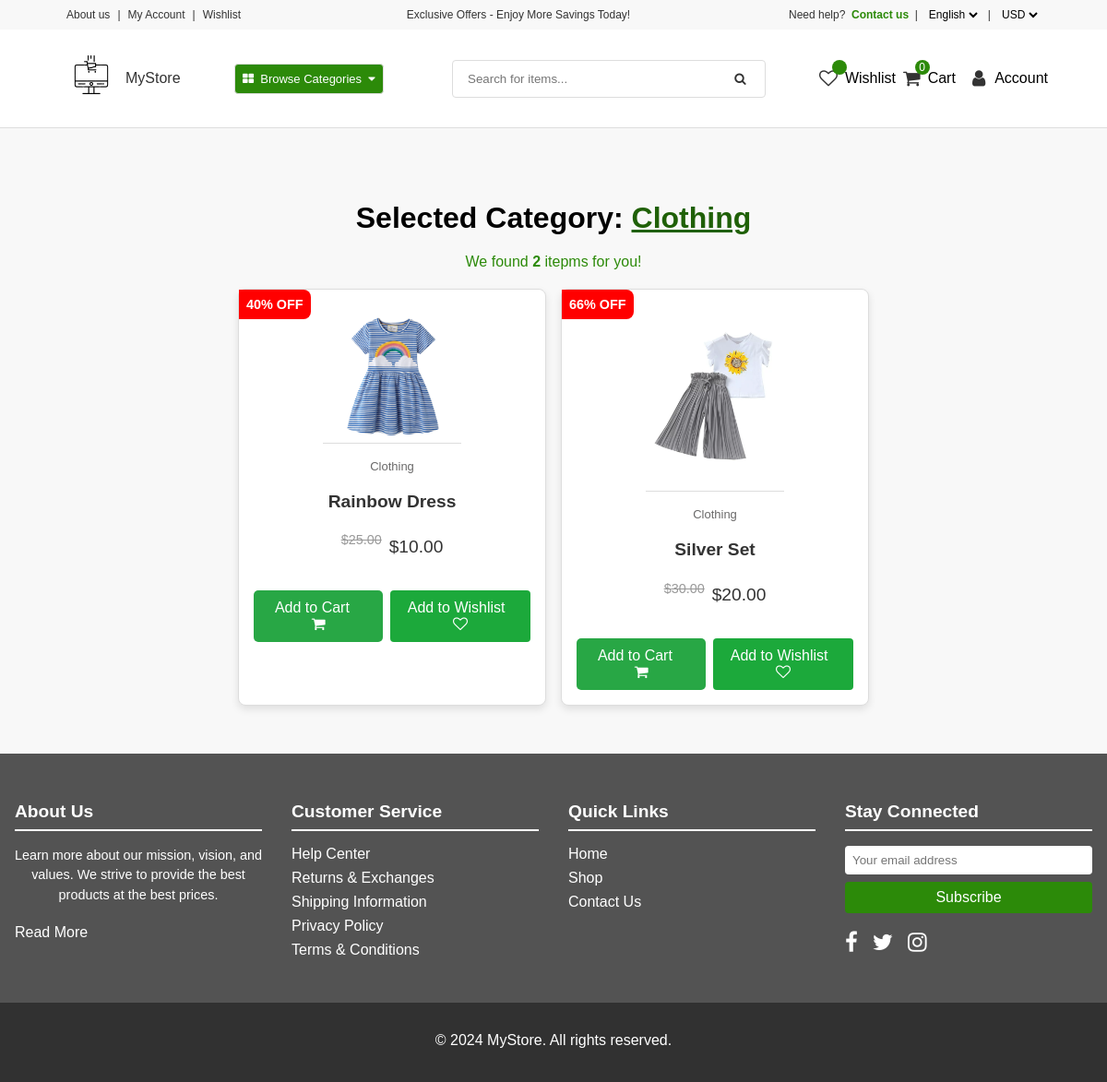
The page /category-products/cat42hb2gehc2/ on the database its author committed.
### core/models.py (models this page shows, shortened)
class Category(models.Model):
    cid = ShortUUIDField(unique=True, length=10, max_length=30, prefix="cat", alphabet="abcdefgh12345")
    title = models.CharField(max_length=100, default="Category Title")
    class Meta:
        verbose_name_plural = "Categories"
    def __str__(self):
        return self.title

class Product(models.Model):
    pid = ShortUUIDField(unique=True, length=10, max_length=30, prefix="prod", alphabet="abcdefgh12345")
    category = models.ForeignKey(Category, on_delete=models.CASCADE, related_name="category")
    title = models.CharField(max_length=100, default="Product Title")
    image = models.ImageField(upload_to="product", default="product.jpg")
    description = RichTextUploadingField(null=True, blank=True, default="This is the product")
    price = models.DecimalField(max_digits=12, decimal_places=2, default="0.00")
    old_price = models.DecimalField(max_digits=12, decimal_places=2, default="0.00")
    tags = TaggableManager(blank=True)
    in_stock = models.BooleanField(default=True)
    stock_count = models.IntegerField(default=10, null=True, blank=True)
    featured = models.BooleanField(default=False)
    class Meta:
        verbose_name_plural = "Products"
    def get_percentage(self):
        percentage = (self.price / self.old_price) * 100
        return int(percentage)

### core/views.py (the view)
# urls.py: path('category-products/<cid>/', category_products, name='category_products'),  # URL for the products represented based on category page
def category_products(request, cid):
    category = Category.objects.get(cid=cid)
    products = Product.objects.filter(in_stock=True, category=category)
    context = {
        "category" : category,
        "products" : products
    }
    return render(request, 'core/category-products.html', context)

### core/context_processor.py (called while the page is built)
def default(request):
    categories = Category.objects.all()
    try:
        address = Address.objects.get(user=request.user)
    except:
        address = None
    try:
        wishlist = Wishlist.objects.filter(user=request.user)
    except:
        wishlist = None
    return {
        'categories' : categories,
        'address' : address,
        'wishlist' : wishlist
    }

### templates/core/category-products.html (shortened to what this page needs)
{% extends 'partials/base1.html' %}
{% load static %}
{% block content %}
    <main class="main-background">
        <div class="category-container">
            <section class="featured-products">
                <h2 id="category-title">Selected Category: <span class="underline">{{ category.title }}</span></h2>
                <p class="result">
                    We found <strong>{{ products.count }}</strong> itepm{{ products.count|pluralize:"s" }} for you!
                </p>
                <div class="product-grid">
                    {% for product in products %}
                        <div class="product-item">
                            <a href="{% url 'core:product_details' product.pid%}">
                                <div class="discount-label">{{ product.get_percentage }}% OFF</div>
                                <img src="{{ product.image.url }}" alt="{{ product.title }}">
                                <p class="product-category">{{ product.category }}</p>
                                <h3>{{ product.title }}</h3>
                                <div class="price-container">
                                    <p class="price-before">${{ product.old_price }}</p>
                                    <p class="price-after">${{ product.price }}</p>
                                </div>
                            </a>
                            <div class="button-container">
                                <button class="add-to-cart-button add-to-cart-btn" id="add-to-cart-btn" data-index="{{ product.id }}">
                                    Add to Cart &nbsp;&nbsp;<i class="fa fa-shopping-cart"></i>
                                </button>
                                <button class="add-to-wishlist-button" id="add-to-wishlist" data-product-item="{{ product.id }}">
                                    Add to Wishlist &nbsp;<i class="fa fa-heart-o"></i>
                                </button>
                            </div>
                        </div>
                    {% endfor %}
                </div>
            </section>
        </div>
    </main>
{% endblock content %}

### static/assets/CSS/ecommerceStyles.css (style rules this page uses)
body { font-family: Arial, sans-serif; margin: 0; padding: 0; overflow-x: hidden; box-sizing: border-box; }
.main-background { background-color: #f8f8f8; display: flex; justify-content: center; align-items: center; flex-direction: column; }
.featured-products { padding: 2rem; text-align: center; }
.product-grid { display: flex; gap: 1rem; flex-wrap: wrap; }
.product-item { border: 1px solid #ddd; border-radius: 8px; padding: 1rem; text-align: center; box-shadow: 0 4px 8px rgba(0, 0, 0, 0.1); background-color: #fff; width: 300px; transition: transform 0.3s ease, box-shadow 0.3s ease; position: relative; }
.product-item a { text-decoration: none; color: #333; }
.product-item img { width: 50%; height: 50%; height: auto; border-bottom: 1px solid #ddd; border-radius: 8px 8px 0 0; }
.underline { text-decoration: underline; color: #1f6007; }
.result { color: #2c8a09; }
.product-category { color: #6a6969; font-size: small; text-align: center; }
.product-item h3 { font-size: 1.2rem; margin: 0.5rem 0; }
.price-container { display: flex; justify-content: center; gap: 0.5rem; margin: 0.5rem 0; }
.price-before { font-size: 0.9rem; color: #999; text-decoration: line-through; }
.price-after { font-size: 1.2rem; color: #333; }
.discount-label { position: absolute; top: 0; left: 0; background: #ff0000; color: #fff; padding: 0.5rem; border-radius: 0 8px 8px 0; font-size: 0.9rem; font-weight: bold; }
.button-container { display: flex; justify-content: center; gap: 0.5rem; margin-top: 1rem; }
.add-to-cart-button, .add-to-wishlist-button { border: none; border-radius: 4px; padding: 0.5rem 1rem; cursor: pointer; font-size: 1rem; text-align: center; transition: background-color 0.3s ease; color: #fff; }
.add-to-cart-button { background-color: #2d8440 }
.add-to-wishlist-button { background-color: #1ca93b }
.category-container { padding: 20px; max-width: 1200px; margin: 0 auto; }
#category-title { text-align: center; font-size: 2rem; margin-bottom: 20px; }
.add-to-cart-btn { background-color: #28a745; color: white; padding: 10px 20px; border: none; border-radius: 5px; cursor: pointer; }
.our-story h2, p { margin-bottom: 20px; text-align: center; }

### rows shown on the page
Category: title "Clothing"
Product: get_percentage "40", image (picture), category "Clothing", title "Rainbow Dress", old_price "25.00", price "10.00"
Product: get_percentage "66", image (picture), category "Clothing", title "Silver Set", old_price "30.00", price "20.00"

### other values the page prints
{{ request.session.cart_data_obj|length }} "0"
{{ products.count }} "2"
